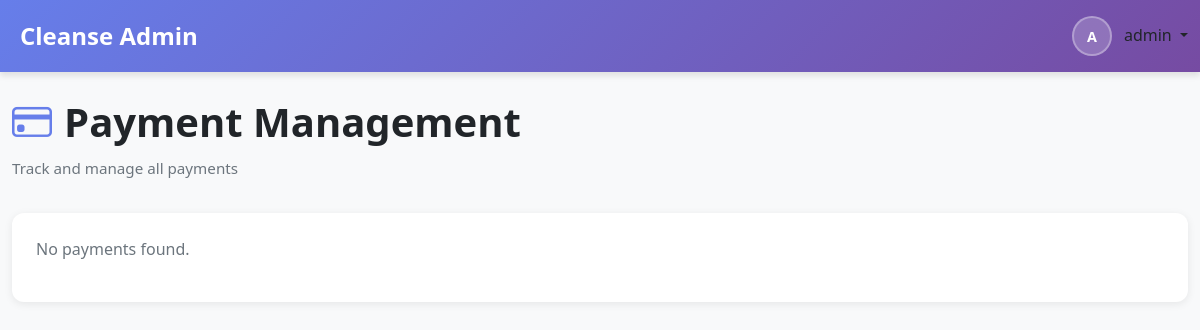
/admin/payments (signed in), run on an earlier commit of the app's database.
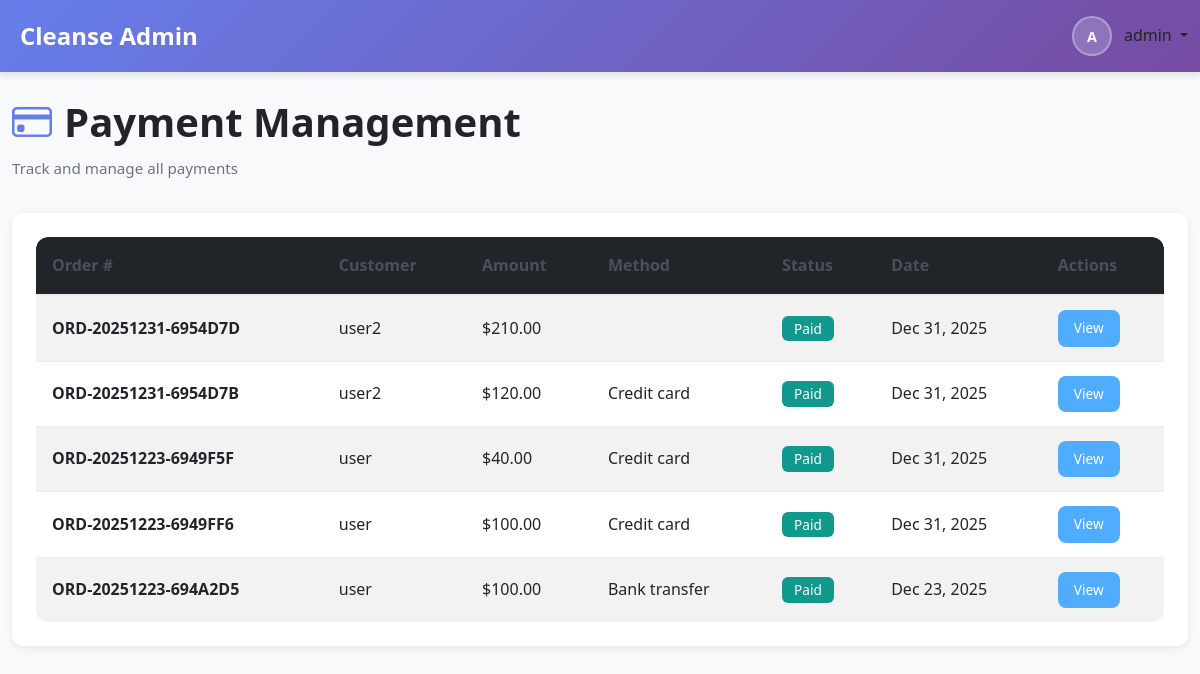
And on a later commit of the database.
### tables this page shows
CREATE TABLE `payments` (
  `id` int(11) NOT NULL,
  `order_id` int(11) NOT NULL,
  `amount` decimal(10,2) NOT NULL,
  `payment_method` enum('cash','bank_transfer','credit_card','e_wallet') DEFAULT 'bank_transfer',
  `payment_status` enum('pending','paid','failed','refunded') DEFAULT 'pending',
  `payment_date` timestamp NULL DEFAULT NULL,
  `transaction_id` varchar(100) DEFAULT NULL,
  `notes` text DEFAULT NULL
);

CREATE TABLE `orders` (
  `id` int(11) NOT NULL,
  `order_number` varchar(20) NOT NULL,
  `customer_id` int(11) NOT NULL,
  `service_id` int(11) NOT NULL,
  `order_date` timestamp NOT NULL DEFAULT current_timestamp(),
  `schedule_date` date NOT NULL,
  `schedule_time` time NOT NULL,
  `address` text NOT NULL,
  `city` varchar(100) NOT NULL,
  `postal_code` varchar(10) DEFAULT NULL,
  `special_instructions` text DEFAULT NULL,
  `status` enum('pending','confirmed','in_progress','completed','cancelled') DEFAULT 'pending',
  `total_price` decimal(10,2) NOT NULL,
  `staff_id` int(11) DEFAULT NULL,
  `completed_at` timestamp NULL DEFAULT NULL
);

CREATE TABLE `users` (
  `id` int(11) NOT NULL,
  `username` varchar(50) NOT NULL,
  `email` varchar(100) NOT NULL,
  `password` varchar(255) NOT NULL,
  `full_name` varchar(100) NOT NULL,
  `phone` varchar(20) DEFAULT NULL,
  `profile_image` varchar(255) DEFAULT 'default.jpg',
  `role_id` int(11) DEFAULT 1,
  `is_active` tinyint(1) DEFAULT 1,
  `created_at` timestamp NOT NULL DEFAULT current_timestamp(),
  `updated_at` timestamp NOT NULL DEFAULT current_timestamp() ON UPDATE current_timestamp()
);

### app/core/BaseController.php (called while the page is built, shortened)
<?php
class BaseController {
    public function view($view, $data = []) {
        extract($data);
        $viewFile = APP_ROOT . "/app/views/{$view}.php";
        if (file_exists($viewFile)) {
            require_once $viewFile;
            return ob_get_clean();
        } else {
            throw new Exception("View {$view} not found");
        }
    }
}
?>

### index.php (called while the page is built, shortened)
<?php
$router = new Router(APP_URL);
$router->add('/', function() {
    try {
        $services = Service::all(true);
        $reviews = Rating::getRecent(3);
    } catch (Exception $e) {
        $services = [];
        $reviews = [];
    }
    $data = [
        'services' => $services,
        'reviews' => $reviews,
        'title' => 'Cleanse - Professional Cleaning Services'
    ];
    $controller = new BaseController();
    echo $controller->view('home', $data);
});
$router->add('/auth/login', function() {
    if ($_SERVER['REQUEST_METHOD'] === 'POST') {
        $email = $_POST['email'] ?? '';
        $password = $_POST['password'] ?? '';
        $user = Auth::login($email, $password);
        if ($user) {
            if ($user->role === 'customer') {
                Router::redirect(APP_URL . '/customer/dashboard');
            } elseif ($user->role === 'owner') {
                Router::redirect(APP_URL . '/owner/payroll');
            } else {
                Router::redirect(APP_URL . '/admin/dashboard');
            }
        } else {
            $_SESSION['error'] = 'Invalid email or password';
            Router::redirect(APP_URL . '/auth/login');
        }
    } else {
        $controller = new BaseController();
        echo $controller->view('auth/login');
    }
});
$router->add('/auth/register', function() {
    if ($_SERVER['REQUEST_METHOD'] === 'POST') {
        $userData = [
            'username' => $_POST['username'],
            'email' => $_POST['email'],
            'password' => $_POST['password'],
            'full_name' => $_POST['full_name'],
            'phone' => $_POST['phone']
        ];
        $user = User::create($userData);
        if ($user) {
            Auth::login($_POST['email'], $_POST['password']);
            Router::redirect(APP_URL . '/customer/dashboard');
        } else {
            $_SESSION['error'] = 'Registration failed';
            Router::back();
        }
    } else {
        $controller = new BaseController();
        echo $controller->view('auth/register');
    }
});
$router->add('/auth/logout', function() {
    Auth::logout();
});
$router->add('/customer/dashboard', function() {
    $controller = new CustomerController();
    $controller->dashboard();
});
$router->add('/customer/services', function() {
    $controller = new CustomerController();
    $controller->services();
});
$router->add('/customer/book', function() {
    $controller = new CustomerController();
    $controller->bookService();
});
$router->add('/customer/payment/{id}', function($id) {
    $controller = new CustomerController();
    $controller->payment($id);
});
$router->add('/customer/rate/{id}', function($id) {
    $controller = new CustomerController();
    $controller->rateService($id);
});
$router->add('/customer/orders', function() {
    $controller = new CustomerController();
    $controller->orders();
});
$router->add('/customer/profile', function() {
    $controller = new CustomerController();
    $controller->profile();
});
$router->add('/admin/dashboard', function() {
    if (Auth::isOwner()) {
        $controller = new OwnerController();
        $controller->dashboard();
    } else {
        $controller = new AdminController();
        $controller->dashboard();
    }
});
$router->add('/admin/orders', function() {
    $controller = new AdminController();
    $controller->orders();
});
$router->add('/admin/orders/{id}/status', function($id) {
    $controller = new AdminController();
    $controller->updateOrderStatus($id);
});
$router->add('/admin/staff', function() {
    $controller = new AdminController();
    $controller->manageStaff();
});
$router->add('/admin/payments', function() {
    $controller = new AdminController();
    $controller->payments();
});
$router->add('/admin/financial-report', function() {
    $controller = new AdminController();
    $controller->financialReport();
});
$router->add('/owner/payroll', function() {
    Auth::requireRole(ROLE_OWNER);
    $controller = new OwnerController();
    $controller->payroll();
});
$router->add('/owner/salary-reports', function() {
    Auth::requireRole(ROLE_OWNER);
    $controller = new OwnerController();
    $controller->salaryReports();
});
$router->add('/owner/financial-report', function() {
    Auth::requireRole(ROLE_OWNER);
    $controller = new OwnerController();
    $controller->financialReport();
});
$router->add('/owner/salary-reports/{type}/{id}/mark-paid', function($type, $id) {
    Auth::requireRole(ROLE_OWNER);
    $controller = new OwnerController();
    $controller->markSalaryPaid($type, $id);
});
$router->add('/404', function() {
    http_response_code(404);
    $controller = new BaseController();
    echo $controller->view('errors/404');
});
$requestUri = parse_url($_SERVER['REQUEST_URI'], PHP_URL_PATH);
$requestUri = preg_replace('#^/cleanse-website#', '', $requestUri);
$requestUri = rtrim($requestUri, '/');
$router->dispatch($requestUri);
?>

### app/core/Database.php (called while the page is built, shortened)
<?php
class Database {
    private static $instance = null;
    private function __construct()
    {
        $config = require_once APP_ROOT . '/config/database.php';
        $dsn = "mysql:host={$config['host']};dbname={$config['dbname']};charset={$config['charset']}";
        try {
            $this->connection = new PDO(
                $dsn,
                $config['username'],
                $config['password'],
                $config['options']
            );
        } catch (PDOException $e) {
            die("Database connection failed: " . $e->getMessage());
        }
    }
     public static function getInstance() {
        if (self::$instance === null) {
            self::$instance = new self();
        }
        return self::$instance->connection;
    }
    public static function query($sql, $params = []) {
        $stmt = self::getInstance()->prepare($sql);
        $stmt->execute($params);
        return $stmt;
    }
    public static function fetchAll($sql, $params = []) {
        return self::query($sql, $params)->fetchAll();
    }
}

### config/database.php (called while the page is built)
<?php
return [
    'host' => 'localhost',
    'dbname' => 'cleanse_db',
    'username' => 'root',
    'password' => '',
    'charset' => 'utf8mb4',
    'options' => [
        PDO::ATTR_ERRMODE => PDO::ERRMODE_EXCEPTION,
        PDO::ATTR_DEFAULT_FETCH_MODE => PDO::FETCH_ASSOC,
        PDO::ATTR_EMULATE_PREPARES => false,
    ]
];

### app/views/admin/payments.php (the view, shortened to what the changed rows need)
<!DOCTYPE html>
<html lang="en">
<head>
    <link href="https://cdn.jsdelivr.net/npm/bootstrap@5.3.0/dist/css/bootstrap.min.css" rel="stylesheet">
    <link rel="stylesheet" href="https://cdn.jsdelivr.net/npm/bootstrap-icons@1.11.0/font/bootstrap-icons.css">
    <link rel="stylesheet" href="<?php echo APP_URL; ?>/assets/css/style.css">
</head>
<body>
    <nav class="navbar sticky-top navbar-expand-lg">
        <div class="container-fluid">
            <a class="navbar-brand" href="<?php echo APP_URL; ?>">
                <i class="bi bi-broom"></i>Cleanse Admin
            </a>
            <div class="collapse navbar-collapse" id="navbarNav">
                <div class="ms-auto">
                    <div class="user-profile">
                        <div class="user-avatar">
                            <?php
                            $name = isset($_SESSION['username']) ? htmlspecialchars(substr($_SESSION['username'], 0, 1)) : 'A';
                            echo strtoupper($name);
                            ?>
                        </div>
                        <div class="dropdown">
                            <a class="nav-link dropdown-toggle" href="#" id="userDropdown" role="button" data-bs-toggle="dropdown">
                                <?php echo isset($_SESSION['username']) ? htmlspecialchars($_SESSION['username']) : 'Admin'; ?>
                            </a>
                        </div>
                    </div>
                </div>
            </div>
        </div>
    </nav>
    <div class="container-fluid py-4">
        <div class="page-header">
            <h1><i class="bi bi-credit-card"></i> Payment Management</h1>
            <p>Track and manage all payments</p>
        </div>
        <div class="card">
            <div class="card-body">
                <?php if (!empty($payments)): ?>
                    <div class="table-responsive">
                        <table class="table table-striped table-hover">
                            <thead class="table-dark">
                                <tr>
                                    <th>Order #</th>
                                    <th>Customer</th>
                                    <th>Amount</th>
                                    <th>Method</th>
                                    <th>Status</th>
                                    <th>Date</th>
                                    <th>Actions</th>
                                </tr>
                            </thead>
                            <tbody>
                                <?php foreach ($payments as $payment): ?>
                                    <tr>
                                        <td><strong><?php echo htmlspecialchars($payment['order_number'] ?? 'N/A'); ?></strong></td>
                                        <td><?php echo htmlspecialchars($payment['customer_name'] ?? 'N/A'); ?></td>
                                        <td>$<?php echo number_format($payment['amount'], 2); ?></td>
                                        <td><?php echo ucfirst(str_replace('_', ' ', $payment['payment_method'])); ?></td>
                                        <td>
                                            <span class="badge bg-<?php echo $payment['payment_status'] === 'paid' ? 'success' : ($payment['payment_status'] === 'pending' ? 'warning' : 'danger'); ?>">
                                                <?php echo ucfirst($payment['payment_status']); ?>
                                            </span>
                                        </td>
                                        <td><?php echo $payment['payment_date'] ? date('M d, Y', strtotime($payment['payment_date'])) : '-'; ?></td>
                                        <td>
                                            <button class="btn btn-sm btn-info" data-bs-toggle="modal" data-bs-target="#paymentModal<?php echo $payment['id']; ?>">View</button>
                                        </td>
                                    </tr>
                                <?php endforeach; ?>
                            </tbody>
                        </table>
                    </div>
                <?php else: ?>
                    <p class="text-muted">No payments found.</p>
                <?php endif; ?>
            </div>
        </div>
    </div>
</body>
</html>

### app/core/Router.php (shortened to what the changed rows need)
<?php
class Router {
    private $routes = [];
    public function add($route, $callback) {
        $this->routes[$route] = $callback;
    }
    public function dispatch($requestUri = null) {
        $requestUri = strtok($requestUri, '?');
        foreach ($this->routes as $route => $callback) {
            $pattern = '#^' . preg_replace('/\{([a-z]+)\}/', '(?P<$1>[^/]+)', $route) . '$#';
            if (preg_match($pattern, $requestUri, $matches)) {
                $params = array_filter($matches, 'is_string', ARRAY_FILTER_USE_KEY);
                if (is_callable($callback)) {
                    return call_user_func_array($callback, $params);
                }
            }
        }
        exit();
    }
}
?>

What changed in the data, as far as the page shows it:
added payments: order.order_number "ORD-20251231-6954D7D", users.full_name "user2", amount "210.00", payment_status "Paid", payment_date "Dec 31, 2025"
added payments: order.order_number "ORD-20251231-6954D7B", users.full_name "user2", amount "120.00", payment_method "Credit card", payment_status "Paid", payment_date "Dec 31, 2025"
added payments: order.order_number "ORD-20251223-6949F5F", users.full_name "user", amount "40.00", payment_method "Credit card", payment_status "Paid", payment_date "Dec 31, 2025"
added payments: order.order_number "ORD-20251223-6949FF6", users.full_name "user", amount "100.00", payment_method "Credit card", payment_status "Paid", payment_date "Dec 31, 2025"
added payments: order.order_number "ORD-20251223-694A2D5", users.full_name "user", amount "100.00", payment_method "Bank transfer", payment_status "Paid", payment_date "Dec 23, 2025"
Also different on the page:
list line gone: "No payments found."
new list line: "Order # Customer Amount Method Status Date Actions"
